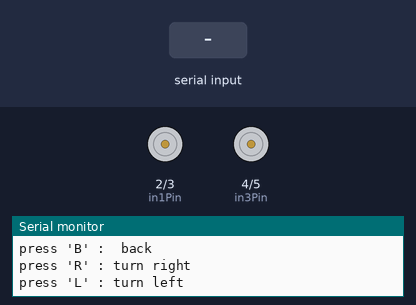
The sketch below on a simulated Arduino Uno, built with avr-gcc and run on an emulated ATmega328P. On the bench: motor-driver pin pairs drawn as motors (green arrow = first pin HIGH = forward, orange = second pin HIGH = backward, longer = more drive, scaled by the enable pin), the last lines printed to the serial monitor. The inputs (shaded band) are chosen by the test bench.

Above: at 1.2 s.
1.3 s: "F" received over Serial
At 1.6 s:
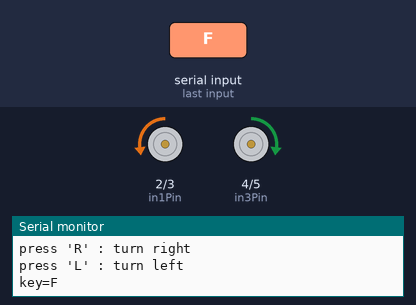
2.8 s: "B" received over Serial
At 3.9 s:
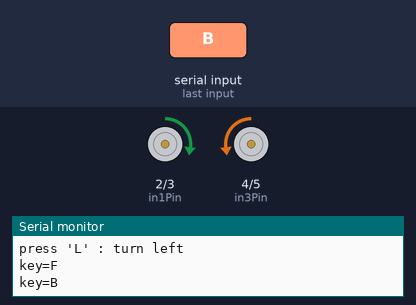
4.3 s: "R" received over Serial
At 5.1 s:
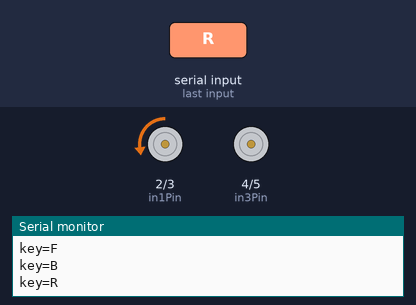
5.8 s: "L" received over Serial
At 6.2 s:
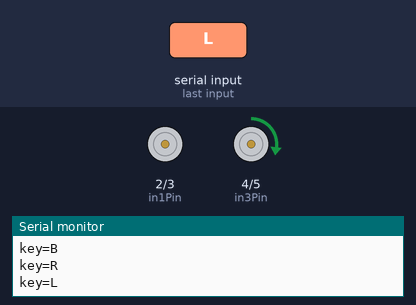
Timing chart, 0 to 8.3 s (numbered marks = the images above; inputs shaded):
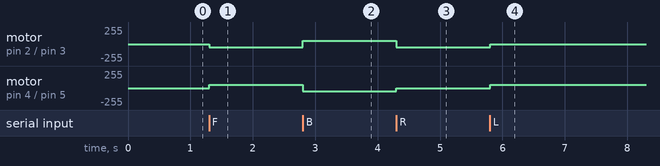

Measured:
- after the input at 1.3 s, motor on pin 2 (in1Pin) / pin 3 (in2Pin): stopped → backward 50/255 at once; motor on pin 4 (in3Pin) / pin 5 (in4Pin): stopped → forward 50/255 at once
- after the input at 2.8 s, motor on pin 2 (in1Pin) / pin 3 (in2Pin): backward 50/255 → forward 50/255 at once; motor on pin 4 (in3Pin) / pin 5 (in4Pin): forward 50/255 → backward 50/255 at once
- after the input at 4.3 s, motor on pin 2 (in1Pin) / pin 3 (in2Pin): forward 50/255 → backward 50/255 at once; motor on pin 4 (in3Pin) / pin 5 (in4Pin): backward 50/255 → stopped at once
- after the input at 5.8 s, motor on pin 2 (in1Pin) / pin 3 (in2Pin): backward 50/255 → stopped at once; motor on pin 4 (in3Pin) / pin 5 (in4Pin): stopped → forward 50/255 at once

The sketch:

d_DC_motor_self-propelled_vehicle_steering_and_speed_control.ino
```cpp
const int in1Pin=2;
const int in2Pin=3;
const int in3Pin=4;
const int in4Pin=5;
const int enA=9;
const int enB=10;
void setup()
{
  Serial.begin(9600);
  Serial.println("press '0'~'9' : setup speed");
  Serial.println("press 'S' : stop");
  Serial.println("press 'F' :  front");
  Serial.println("press 'B' :  back");
  Serial.println("press 'R' : turn right");
  Serial.println("press 'L' : turn left");
  pinMode(in1Pin,OUTPUT);
  pinMode(in2Pin,OUTPUT);
  pinMode(in3Pin,OUTPUT);
  pinMode(in4Pin,OUTPUT);
  analogWrite(enA,50);
  analogWrite(enB,50);
}
void loop()
{
  if(Serial.available())
  {
    char key=Serial.read();
    Serial.print("key=");
    Serial.println(key);
    if(key>='0' && key<='9')
    {
      int speed=map(key,'0','9',50,250);
      analogWrite(enA,speed);
      analogWrite(enB,speed);
    }
    else if(key=='S'||key=='s')
    {
      digitalWrite(in1Pin,LOW);
      digitalWrite(in2Pin,LOW);
      digitalWrite(in3Pin,LOW);
      digitalWrite(in4Pin,LOW);
    }
    else if(key=='F'||key=='f')
    {
      digitalWrite(in1Pin,LOW);
      digitalWrite(in2Pin,HIGH);
      digitalWrite(in3Pin,HIGH);
      digitalWrite(in4Pin,LOW);
    }
    else if(key=='B'||key=='b')
    {
      digitalWrite(in1Pin,HIGH);
      digitalWrite(in2Pin,LOW);
      digitalWrite(in3Pin,LOW);
      digitalWrite(in4Pin,HIGH);
    }
    else if(key=='R'||key=='r')
    {
      digitalWrite(in1Pin,LOW);
      digitalWrite(in2Pin,HIGH);
      digitalWrite(in3Pin,LOW);
      digitalWrite(in4Pin,LOW);
    }
    else if(key=='L'||key=='l')
    {
      digitalWrite(in1Pin,LOW);
      digitalWrite(in2Pin,LOW);
      digitalWrite(in3Pin,HIGH);
      digitalWrite(in4Pin,LOW);
    }
  }
}
```
